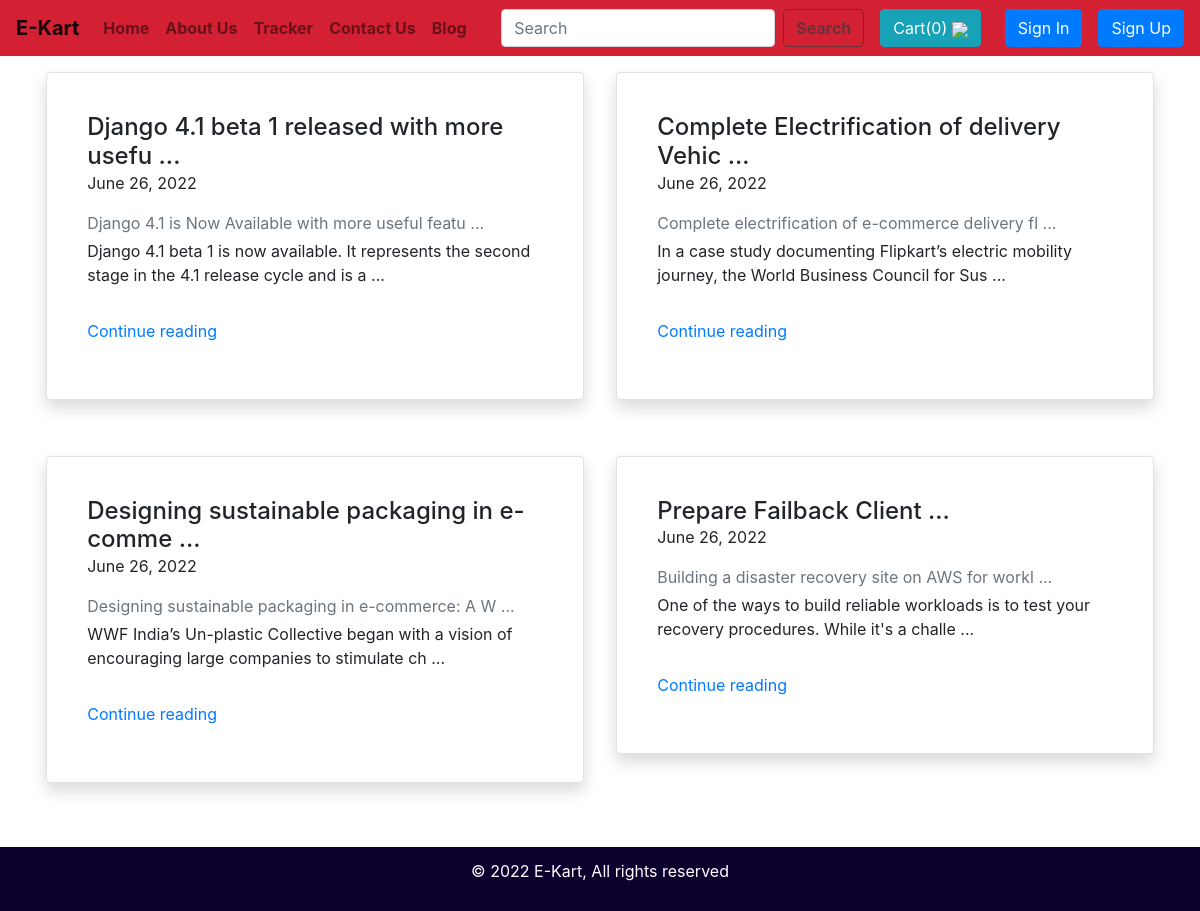
Screenshot of /blog/ with the database file from the repository.
### blog/models.py (models this page shows, shortened)
class blogpost(models.Model):
    post_id=models.AutoField(primary_key=True)
    title=models.CharField(max_length=500)
    head0=models.CharField(max_length=500,default="")
    chead0=models.CharField(max_length=50000,default="")
    head1=models.CharField(max_length=500,default="")
    chead1=models.CharField(max_length=50000,default="")
    head2=models.CharField(max_length=500,default="")
    chead2=models.CharField(max_length=50000,default="")
    pub_date=models.DateField()
    thumbnail=models.ImageField(upload_to='blog/images',default="")

### blog/views.py (the view)
# urls.py: path('', views.index),
def index(request):
    context = {
        'myallposts': blogpost.objects.all()
    }
    return render(request, "blog/index.html", context)

### blog/templates/blog/index.html (shortened to what this page needs)
{% extends 'blog/basic.html' %}
{% block body %}
<body>
<div class="container mt-3">
    <div class="row mb-2">
        {% for i in myallposts %}
        <div class="col-md-6">
            <div style="max-height:500px; margin:0px 0.1vw"
                 class="row g-0 border rounded overflow-hidden flex-md-row mb-4 shadow p-3 mb-5 bg-white rounded position-relative">
                <div class="col p-4 d-flex flex-column position-static">
                    <h4 class="mb-0">{{i.head0|slice:"0:42"}} ...</h4>
                    <p>{{i.pub_date}}</p>
                    <div class="mb-1 text-muted">{{i.title|slice:"0:50"}} ...</div>
                    <p class="card-text ">{{i.chead0|slice:"0:100"}} ...</p>
                    <a href="blogposts/{{i.post_id}}" class="stretched-link my-3">Continue reading</a>
                </div>
            </div>
        </div>
        {% if forloop.counter|divisibleby:2 %}
    </div>
    <div class="row mb-2">
        {% endif %}
        {% endfor %}
    </div>
</div>
{% endblock%}

### blog/templates/blog/basic.html (shortened to what this page needs)
<!doctype html>
<html lang="en">
<head>
    <link href="https://stackpath.bootstrapcdn.com/bootstrap/4.2.1/css/bootstrap.min.css"
 rel="stylesheet">
</head>
<body>
    <nav class="font-weight-bold navbar navbar-expand-lg sticky-top navbar-light bg-danger">
        <a class="navbar-brand" href="/shop">E-Kart</a>
        <div class="collapse navbar-collapse" id="navbarSupportedContent">
            <ul class="navbar-nav mr-auto">
                <li class="nav-item">
                    <a class="nav-link {% block homeactive %} {% endblock %}" href="/shop/">Home </a>
                </li>
                <li class="nav-item {% block aboutactive %} {% endblock %}">
                    <a class="nav-link" href="/shop/about">About Us</a>
                </li>
                <li class="nav-item {% block trackeractive %} {% endblock %}">
                    <a class="nav-link" href="/shop/tracker">Tracker</a>
                </li>
                <li class="nav-item {% block contactactive %} {% endblock %}">
                    <a class="nav-link" href="/shop/contact">Contact Us</a>
                </li>
                <li class="nav-item {% block blogactive %} {% endblock %}">
                    <a class="nav-link" href="/blog">Blog</a>
                </li>
            </ul>
            <form action="/shop/search/" class="form-inline my-2 mx-2 my-lg-0" method="get">
                <input onkeyup="success()" aria-label="Search" class="form-control mr-sm-2" id="search" name="search"
                    placeholder="Search" type="search">
                <button class="btn btn-outline-dark font-weight-bold my-2 my-sm-0" id="searchButton" disabled="true"
                    type="submit">Search</button>
            </form>
            <button class="btn btn-info mx-2" data-toggle="popover" data-container="body" data-html="true"
                data-placement="bottom" data-animation="true" onclick="clickHandler()" id="popcart" type="button">
                Cart(<span id="cart">0</span>)
                <img src="/media/shop/images/cart.png" id="svg_cart" width="20px">
            </button>
            {% if user.is_authenticated %}
            <ul class="navbar-nav mr-2 font-weight-bold">
                <li class="nav-item dropdown">
                    <a class="nav-link dropdown-toggle" href='#' id="navbarDropdown" role="button"
                        data-toggle="dropdown"> Welcome {{request.user}}</a>
                    <div class="dropdown-menu" aria-labelledby="navbarDropdown"><a class="dropdown-item"
                            href="/shop/logout_handler/">Logout</a></div>
                </li>
            </ul>
            {% else %}
            <a class="btn btn-primary ml-3" id="signinbtn" href="/shop/signIn">Sign In</a>
            <a class="btn btn-primary ml-3" id="signupbtn" href="/shop/signUp">Sign Up</a>
            {% endif %}
        </div>
    </nav>
    {% block body %} {% endblock %}
    <footer>
        <br>
        <p>&copy; 2022 E-Kart, All rights reserved</p>
        <br>
    </footer>
</body>
</html>

### rows the page displays
blogpost: head0 "Django 4.1 beta 1 released with more usefu", pub_date "June 26, 2022", title "Django 4.1 is Now Available with more useful featu", chead0 "Django 4.1 beta 1 is now available. It represents the second stage in the 4.1 release cycle and is a"
blogpost: head0 "Complete Electrification of delivery Vehic", pub_date "June 26, 2022", title "Complete electrification of e-commerce delivery fl", chead0 "In a case study documenting Flipkart’s electric mobility journey, the World Business Council for Sus"
blogpost: head0 "Designing sustainable packaging in e-comme", pub_date "June 26, 2022", title "Designing sustainable packaging in e-commerce: A W", chead0 "WWF India’s Un-plastic Collective began with a vision of encouraging large companies to stimulate ch"
blogpost: head0 "Prepare Failback Client", pub_date "June 26, 2022", title "Building a disaster recovery site on AWS for workl", chead0 "One of the ways to build reliable workloads is to test your recovery procedures. While it's a challe"
